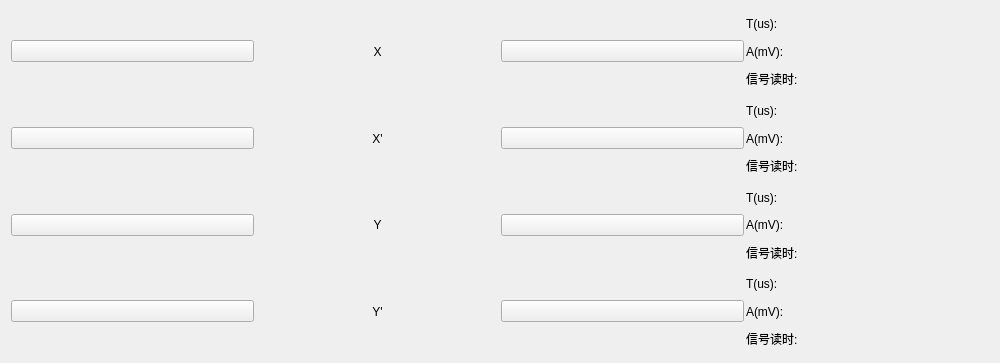
<?xml version="1.0" encoding="UTF-8"?>
<ui version="4.0">
 <class>widgetTest</class>
 <widget class="QWidget" name="widgetTest">
  <property name="geometry">
   <rect>
    <x>0</x>
    <y>0</y>
    <width>1000</width>
    <height>363</height>
   </rect>
  </property>
  <property name="windowTitle">
   <string>Form</string>
  </property>
  <layout class="QVBoxLayout" name="verticalLayout">
   <item>
    <widget class="QWidget" name="widget1" native="true">
     <layout class="QHBoxLayout" name="horizontalLayout_5">
      <property name="spacing">
       <number>0</number>
      </property>
      <property name="margin">
       <number>0</number>
      </property>
      <item>
       <layout class="QHBoxLayout" name="horizontalLayout" stretch="1,20,1,1,1">
        <property name="spacing">
         <number>2</number>
        </property>
        <item>
         <layout class="QHBoxLayout" name="horizontalLayout_9">
          <property name="spacing">
           <number>2</number>
          </property>
          <item>
           <widget class="QPushButton" name="btnPreX">
            <property name="text">
             <string/>
            </property>
            <property name="icon">
             <iconset resource="png.qrc">
              <normaloff>:/png/png toolbar/Kombine_toolbar_007.png</normaloff>:/png/png toolbar/Kombine_toolbar_007.png</iconset>
            </property>
            <property name="iconSize">
             <size>
              <width>40</width>
              <height>40</height>
             </size>
            </property>
           </widget>
          </item>
         </layout>
        </item>
        <item>
         <layout class="QHBoxLayout" name="layoutX">
          <property name="spacing">
           <number>2</number>
          </property>
         </layout>
        </item>
        <item>
         <widget class="QLabel" name="label">
          <property name="text">
           <string>X</string>
          </property>
          <property name="alignment">
           <set>Qt::AlignCenter</set>
          </property>
         </widget>
        </item>
        <item>
         <layout class="QHBoxLayout" name="horizontalLayout_10">
          <property name="spacing">
           <number>2</number>
          </property>
          <item>
           <widget class="QPushButton" name="btnNextX">
            <property name="text">
             <string/>
            </property>
            <property name="icon">
             <iconset resource="png.qrc">
              <normaloff>:/png/png toolbar/Kombine_toolbar_025.png</normaloff>:/png/png toolbar/Kombine_toolbar_025.png</iconset>
            </property>
            <property name="iconSize">
             <size>
              <width>40</width>
              <height>40</height>
             </size>
            </property>
           </widget>
          </item>
         </layout>
        </item>
        <item>
         <layout class="QVBoxLayout" name="verticalLayout_2">
          <property name="spacing">
           <number>2</number>
          </property>
          <item>
           <widget class="QLabel" name="labelXT">
            <property name="minimumSize">
             <size>
              <width>120</width>
              <height>0</height>
             </size>
            </property>
            <property name="maximumSize">
             <size>
              <width>120</width>
              <height>16777215</height>
             </size>
            </property>
            <property name="text">
             <string>T(us):</string>
            </property>
           </widget>
          </item>
          <item>
           <widget class="QLabel" name="labelXA">
            <property name="minimumSize">
             <size>
              <width>120</width>
              <height>0</height>
             </size>
            </property>
            <property name="maximumSize">
             <size>
              <width>120</width>
              <height>16777215</height>
             </size>
            </property>
            <property name="text">
             <string>A(mV):</string>
            </property>
           </widget>
          </item>
          <item>
           <widget class="QLabel" name="labelXValueIndex">
            <property name="text">
             <string>信号读时:</string>
            </property>
           </widget>
          </item>
         </layout>
        </item>
       </layout>
      </item>
     </layout>
    </widget>
   </item>
   <item>
    <widget class="QWidget" name="widget2" native="true">
     <layout class="QHBoxLayout" name="horizontalLayout_6">
      <property name="spacing">
       <number>0</number>
      </property>
      <property name="margin">
       <number>0</number>
      </property>
      <item>
       <layout class="QHBoxLayout" name="horizontalLayout_2" stretch="1,20,1,1,1">
        <property name="spacing">
         <number>2</number>
        </property>
        <item>
         <layout class="QHBoxLayout" name="horizontalLayout_11">
          <property name="spacing">
           <number>2</number>
          </property>
          <item>
           <widget class="QPushButton" name="btnPreXx">
            <property name="text">
             <string/>
            </property>
            <property name="icon">
             <iconset resource="png.qrc">
              <normaloff>:/png/png toolbar/Kombine_toolbar_007.png</normaloff>:/png/png toolbar/Kombine_toolbar_007.png</iconset>
            </property>
            <property name="iconSize">
             <size>
              <width>40</width>
              <height>40</height>
             </size>
            </property>
           </widget>
          </item>
         </layout>
        </item>
        <item>
         <layout class="QHBoxLayout" name="layoutXx">
          <property name="spacing">
           <number>2</number>
          </property>
         </layout>
        </item>
        <item>
         <widget class="QLabel" name="label_2">
          <property name="text">
           <string>X'</string>
          </property>
          <property name="alignment">
           <set>Qt::AlignCenter</set>
          </property>
         </widget>
        </item>
        <item>
         <layout class="QHBoxLayout" name="horizontalLayout_12">
          <property name="spacing">
           <number>2</number>
          </property>
          <item>
           <widget class="QPushButton" name="btnNextXx">
            <property name="text">
             <string/>
            </property>
            <property name="icon">
             <iconset resource="png.qrc">
              <normaloff>:/png/png toolbar/Kombine_toolbar_025.png</normaloff>:/png/png toolbar/Kombine_toolbar_025.png</iconset>
            </property>
            <property name="iconSize">
             <size>
              <width>40</width>
              <height>40</height>
             </size>
            </property>
           </widget>
          </item>
         </layout>
        </item>
        <item>
         <layout class="QVBoxLayout" name="verticalLayout_3">
          <property name="spacing">
           <number>2</number>
          </property>
          <item>
           <widget class="QLabel" name="labelXxT">
            <property name="minimumSize">
             <size>
              <width>120</width>
              <height>0</height>
             </size>
            </property>
            <property name="maximumSize">
             <size>
              <width>120</width>
              <height>16777215</height>
             </size>
            </property>
            <property name="text">
             <string>T(us):</string>
            </property>
           </widget>
          </item>
          <item>
           <widget class="QLabel" name="labelXxA">
            <property name="minimumSize">
             <size>
              <width>120</width>
              <height>0</height>
             </size>
            </property>
            <property name="maximumSize">
             <size>
              <width>120</width>
              <height>16777215</height>
             </size>
            </property>
            <property name="text">
             <string>A(mV):</string>
            </property>
           </widget>
          </item>
          <item>
           <widget class="QLabel" name="labelXxValueIndex">
            <property name="text">
             <string>信号读时:</string>
            </property>
           </widget>
          </item>
         </layout>
        </item>
       </layout>
      </item>
     </layout>
    </widget>
   </item>
   <item>
    <widget class="QWidget" name="widget3" native="true">
     <layout class="QHBoxLayout" name="horizontalLayout_7">
      <property name="spacing">
       <number>0</number>
      </property>
      <property name="margin">
       <number>0</number>
      </property>
      <item>
       <layout class="QHBoxLayout" name="horizontalLayout_3" stretch="1,20,1,1,1">
        <property name="spacing">
         <number>2</number>
        </property>
        <item>
         <layout class="QHBoxLayout" name="horizontalLayout_13">
          <property name="spacing">
           <number>2</number>
          </property>
          <item>
           <widget class="QPushButton" name="btnPreY">
            <property name="text">
             <string/>
            </property>
            <property name="icon">
             <iconset resource="png.qrc">
              <normaloff>:/png/png toolbar/Kombine_toolbar_007.png</normaloff>:/png/png toolbar/Kombine_toolbar_007.png</iconset>
            </property>
            <property name="iconSize">
             <size>
              <width>40</width>
              <height>40</height>
             </size>
            </property>
           </widget>
          </item>
         </layout>
        </item>
        <item>
         <layout class="QHBoxLayout" name="layoutY">
          <property name="spacing">
           <number>2</number>
          </property>
         </layout>
        </item>
        <item>
         <widget class="QLabel" name="label_3">
          <property name="text">
           <string>Y</string>
          </property>
          <property name="alignment">
           <set>Qt::AlignCenter</set>
          </property>
         </widget>
        </item>
        <item>
         <layout class="QHBoxLayout" name="horizontalLayout_14">
          <property name="spacing">
           <number>2</number>
          </property>
          <item>
           <widget class="QPushButton" name="btnNextY">
            <property name="text">
             <string/>
            </property>
            <property name="icon">
             <iconset resource="png.qrc">
              <normaloff>:/png/png toolbar/Kombine_toolbar_025.png</normaloff>:/png/png toolbar/Kombine_toolbar_025.png</iconset>
            </property>
            <property name="iconSize">
             <size>
              <width>40</width>
              <height>40</height>
             </size>
            </property>
           </widget>
          </item>
         </layout>
        </item>
        <item>
         <layout class="QVBoxLayout" name="verticalLayout_4">
          <property name="spacing">
           <number>2</number>
          </property>
          <item>
           <widget class="QLabel" name="labelYT">
            <property name="minimumSize">
             <size>
              <width>120</width>
              <height>0</height>
             </size>
            </property>
            <property name="maximumSize">
             <size>
              <width>120</width>
              <height>16777215</height>
             </size>
            </property>
            <property name="text">
             <string>T(us):</string>
            </property>
           </widget>
          </item>
          <item>
           <widget class="QLabel" name="labelYA">
            <property name="minimumSize">
             <size>
              <width>120</width>
              <height>0</height>
             </size>
            </property>
            <property name="maximumSize">
             <size>
              <width>120</width>
              <height>16777215</height>
             </size>
            </property>
            <property name="text">
             <string>A(mV):</string>
            </property>
           </widget>
          </item>
          <item>
           <widget class="QLabel" name="labelYValueIndex">
            <property name="text">
             <string>信号读时:</string>
            </property>
           </widget>
          </item>
         </layout>
        </item>
       </layout>
      </item>
     </layout>
    </widget>
   </item>
   <item>
    <widget class="QWidget" name="widget4" native="true">
     <layout class="QHBoxLayout" name="horizontalLayout_8">
      <property name="spacing">
       <number>0</number>
      </property>
      <property name="margin">
       <number>0</number>
      </property>
      <item>
       <layout class="QHBoxLayout" name="horizontalLayout_4" stretch="1,20,1,1,1">
        <property name="spacing">
         <number>2</number>
        </property>
        <item>
         <layout class="QHBoxLayout" name="horizontalLayout_15">
          <property name="spacing">
           <number>2</number>
          </property>
          <item>
           <widget class="QPushButton" name="btnPreYy">
            <property name="text">
             <string/>
            </property>
            <property name="icon">
             <iconset resource="png.qrc">
              <normaloff>:/png/png toolbar/Kombine_toolbar_007.png</normaloff>:/png/png toolbar/Kombine_toolbar_007.png</iconset>
            </property>
            <property name="iconSize">
             <size>
              <width>40</width>
              <height>40</height>
             </size>
            </property>
           </widget>
          </item>
         </layout>
        </item>
        <item>
         <layout class="QHBoxLayout" name="layoutYy">
          <property name="spacing">
           <number>2</number>
          </property>
         </layout>
        </item>
        <item>
         <widget class="QLabel" name="label_4">
          <property name="text">
           <string>Y'</string>
          </property>
          <property name="alignment">
           <set>Qt::AlignCenter</set>
          </property>
         </widget>
        </item>
        <item>
         <layout class="QHBoxLayout" name="horizontalLayout_16">
          <property name="spacing">
           <number>2</number>
          </property>
          <item>
           <widget class="QPushButton" name="btnNextYy">
            <property name="text">
             <string/>
            </property>
            <property name="icon">
             <iconset resource="png.qrc">
              <normaloff>:/png/png toolbar/Kombine_toolbar_025.png</normaloff>:/png/png toolbar/Kombine_toolbar_025.png</iconset>
            </property>
            <property name="iconSize">
             <size>
              <width>40</width>
              <height>40</height>
             </size>
            </property>
           </widget>
          </item>
         </layout>
        </item>
        <item>
         <layout class="QVBoxLayout" name="verticalLayout_5">
          <property name="spacing">
           <number>2</number>
          </property>
          <item>
           <widget class="QLabel" name="labelYyT">
            <property name="minimumSize">
             <size>
              <width>120</width>
              <height>0</height>
             </size>
            </property>
            <property name="maximumSize">
             <size>
              <width>120</width>
              <height>16777215</height>
             </size>
            </property>
            <property name="text">
             <string>T(us):</string>
            </property>
           </widget>
          </item>
          <item>
           <widget class="QLabel" name="labelYyA">
            <property name="minimumSize">
             <size>
              <width>120</width>
              <height>0</height>
             </size>
            </property>
            <property name="maximumSize">
             <size>
              <width>120</width>
              <height>16777215</height>
             </size>
            </property>
            <property name="text">
             <string>A(mV):</string>
            </property>
           </widget>
          </item>
          <item>
           <widget class="QLabel" name="labelYyValueIndex">
            <property name="text">
             <string>信号读时:</string>
            </property>
           </widget>
          </item>
         </layout>
        </item>
       </layout>
      </item>
     </layout>
    </widget>
   </item>
  </layout>
 </widget>
 <resources>
  <include location="png.qrc"/>
 </resources>
 <connections/>
</ui>
